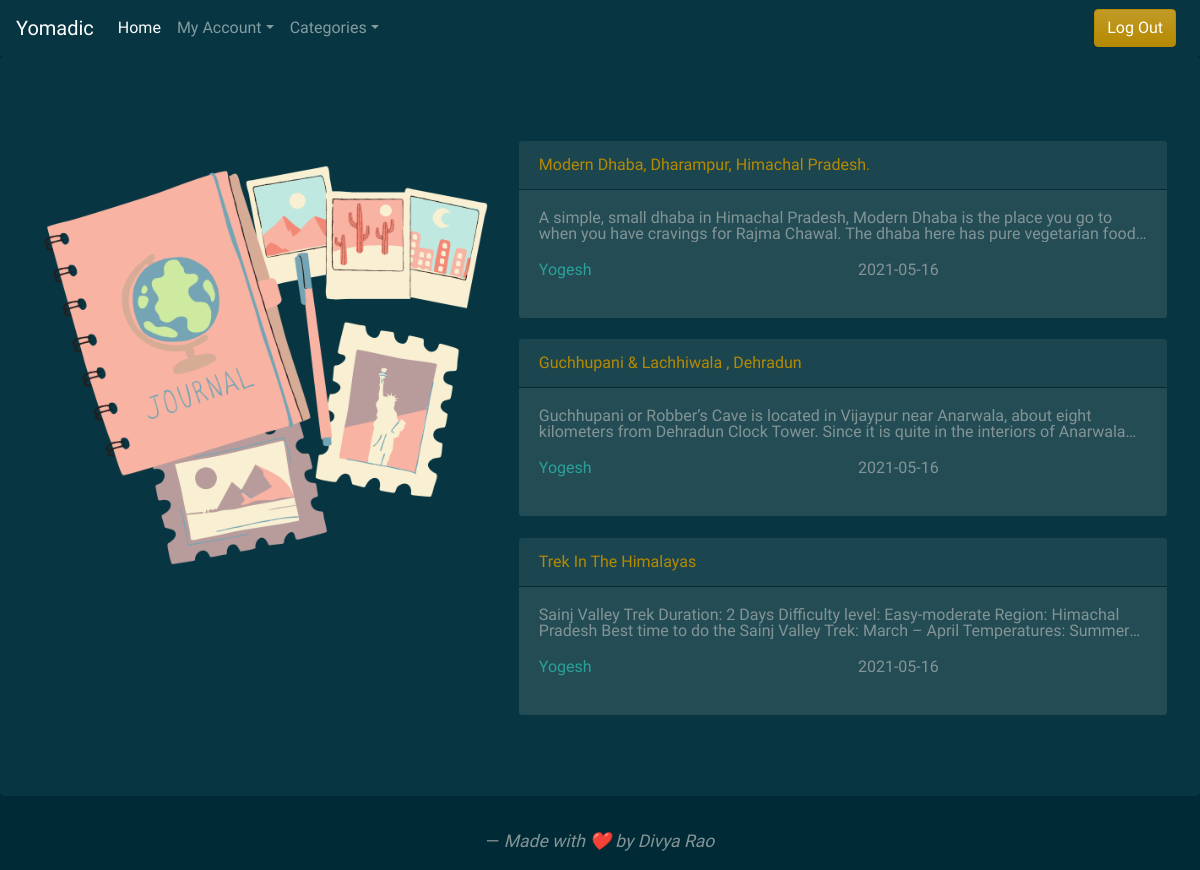
/myPosts (signed in), run on an earlier commit of the app's database.
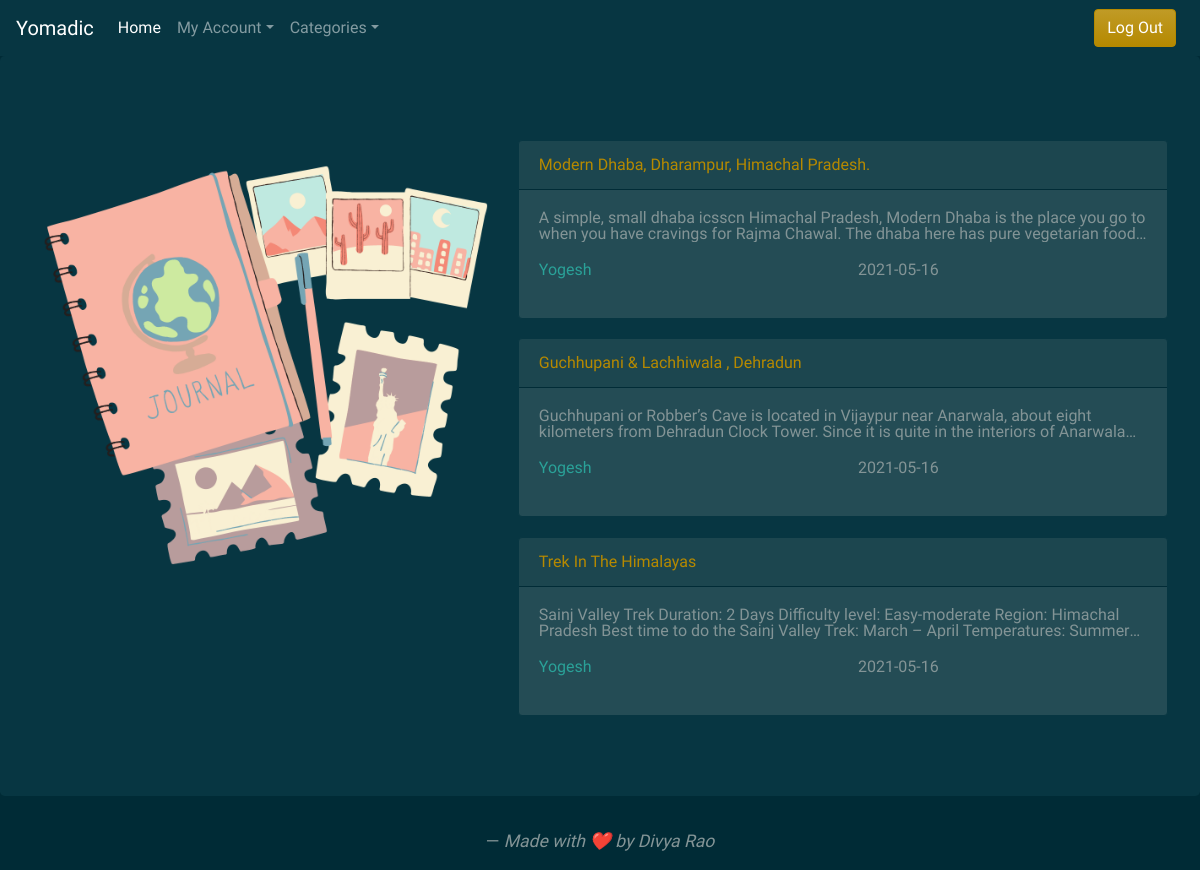
And on a later commit of the database.
### flaskapp/models.py (models this page shows, shortened)
class Post(db.Model):
    id = db.Column(db.Integer, primary_key=True)
    title = db.Column(db.String(100), nullable=False)
    date_posted = db.Column(db.DateTime, nullable=False, default=datetime.utcnow)
    content = db.Column(db.Text, nullable=False)
    category = db.Column(db.String(200),nullable=False )
    user_id = db.Column(db.Integer, db.ForeignKey('user.id'), nullable=False)

class User(db.Model , UserMixin):
    id = db.Column(db.Integer, primary_key=True)
    username = db.Column(db.String(20), unique=True, nullable=False)
    email = db.Column(db.String(120), unique=True, nullable=False)
    image_file = db.Column(db.String(20), nullable=False, default='default.png')
    password = db.Column(db.String(60), nullable=False)
    posts = db.relationship('Post', backref='author', lazy=True)

### flaskapp/routes.py (the view)
@application.route("/myPosts" ,  methods=['GET'])
@login_required
def myPosts():
    posts = Post.query.filter_by(author = current_user)
    image_file = url_for('static', filename='/assets/' + '10.png')
    return render_template('myPosts.html' , posts=posts , image_file = image_file)

### flaskapp/models.py (called while the page is built)
@login_manager.user_loader
def load_user(user_id):
    return User.query.get(int(user_id))

### flaskapp/templates/myPosts.html
{% extends "layout.html" %} {% block content %}
<div class="jumbotron">
    <div class="row">
        <div class="col-lg-5">
            <img src="{{ image_file }}" class="img-responsive" style="width:100%">
        </div>
        <div class="col-lg-7">
            {% for post in posts %}
            <div class="card border-dark mb-3" style="max-width: 50rem; margin-top:3%">
                <a class="card-header text-primary" href="{{ url_for('post', post_id=post.id) }}">{{ post.title }}</a>
                <div class="card-body">
                    <p class="card-text" style=" word-break: break-word;
                overflow: hidden;
                text-overflow: ellipsis;
                display: -webkit-box;
                line-height: 16px; /* fallback */
                max-height: 32px; /* fallback */
                -webkit-line-clamp: 2; /* number of lines to show */
                -webkit-box-orient: vertical;">{{ post.content }}</p>
                    <div class="row">
                        <div class="col">
                            <p class="text-success">{{ post.author.username }}</p>
                        </div>
                        <div class="col">
                            <p>{{ post.date_posted.strftime('%Y-%m-%d') }}</p>
                        </div>
                    </div>
                </div>
            </div>
            {% endfor %}
        </div>
    </div>
</div>
{% endblock content %}

What changed in the data, as far as the page shows it:
changed Post "Modern Dhaba, Dharampur, Himachal Pradesh.": content "A simple, small dhaba in Himachal Pradesh, Modern Dhaba is the place you go to when you have cravings for Rajma Chawal. The dhaba here has pure vegetarian…" → "A simple, small dhaba icsscn Himachal Pradesh, Modern Dhaba is the place you go to when you have cravings for Rajma Chawal. The dhaba here has pure vegetarian…"
